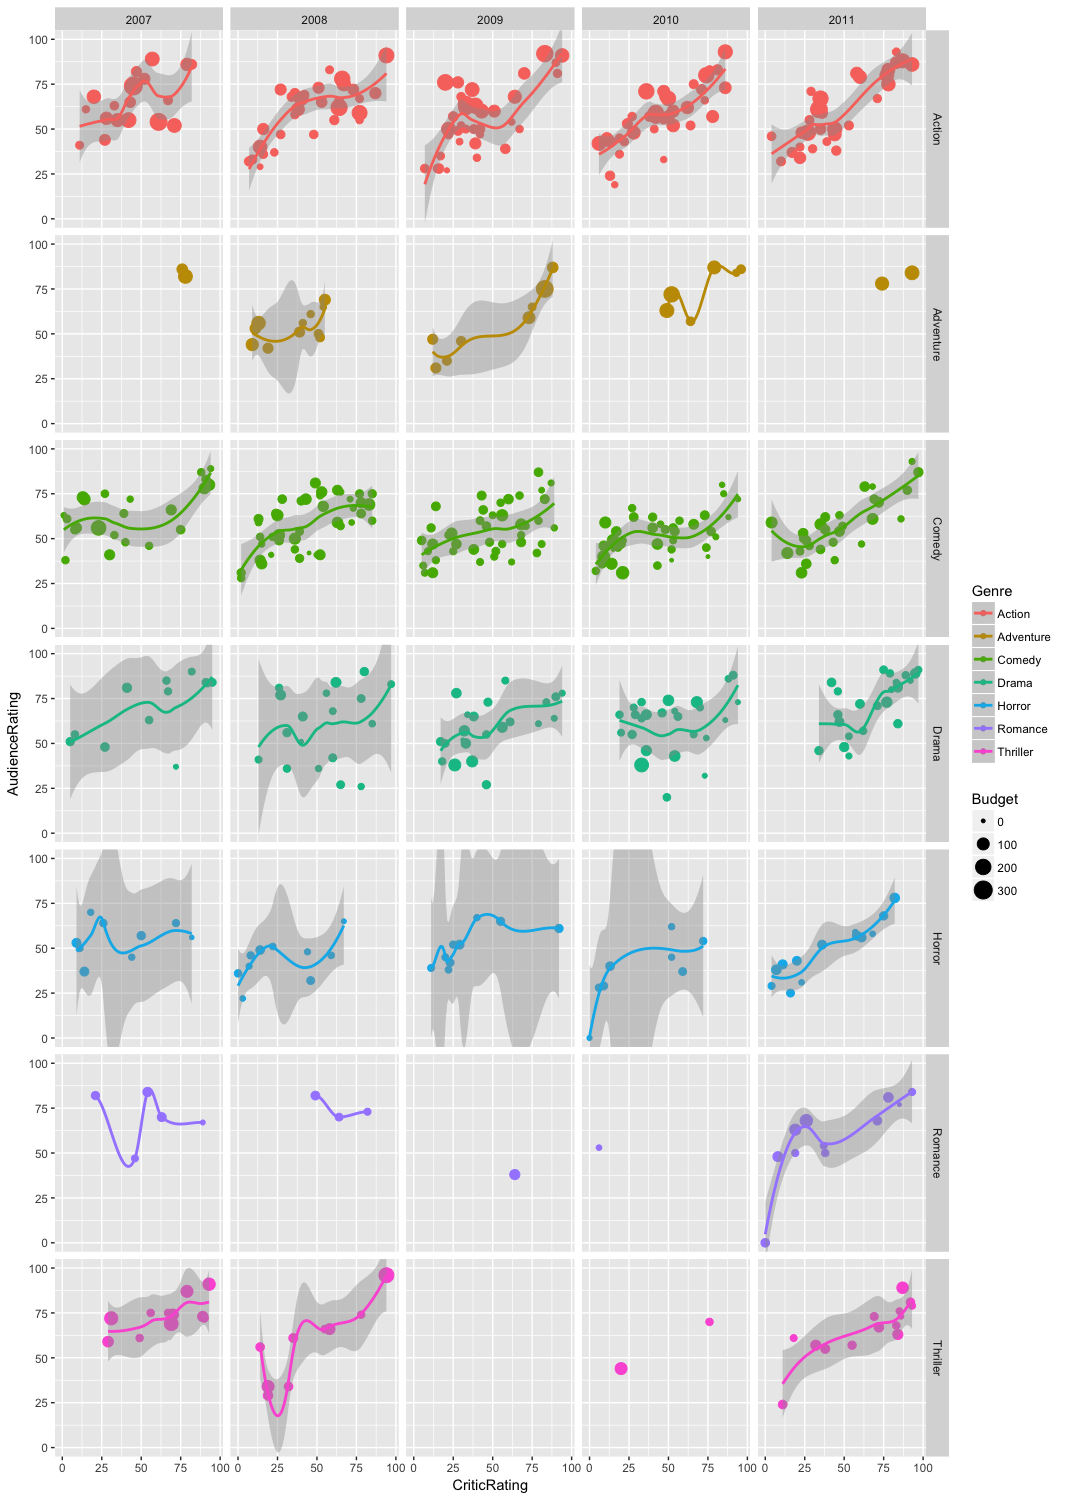

Write R code to recreate this figure.
getwd()
setwd("/Users/jonny_sandler/Documents/data/interim")


movies <- read.csv("Movie-Ratings (2).csv")
movies
tail(movies)
summary(movies)

colnames(movies) <- c("Film", "Genre", "CriticRating", "AudienceRating", "Budget", "Year")

head(movies)
str(movies)
summary(movies)

factor(movies$Year)

movies$Year <- factor(movies$Year)

summary(movies)
str(movies)


#----------- ** Aesthetics - how your data maps to what oyu want to see **

library(ggplot2)

ggplot(data = movies, aes(x= CriticRating, y = AudienceRating))

# Above creates the plot, below we are going to add the Geometry to the sitaution by adding a + sign to the whole thing
# add a line so it is an easier way to not run everything at once
#^ more convenient to add a new line to run line by line
ggplot(data = movies, aes(x= CriticRating, y = AudienceRating)) + 
  geom_point()

#add more aestehtetics to this- add color!

ggplot(data = movies, aes(x= CriticRating, y = AudienceRating, color = Genre)) + 
  geom_point()

# add size- what is a better way to represent size? Budget? 

ggplot(data = movies, aes(x= CriticRating, y = AudienceRating, color = Genre, size = Budget)) + 
  geom_point()

# -- plotting with layers
# assign the whole line to a letter and create a new object


p <- ggplot(data = movies, aes(x= CriticRating, y = AudienceRating, color = Genre, size = Budget))

# add points to this object which contains everything
p + geom_point()

# do lines instead

p + geom_line()

# multiple layers - add points to lines

p + geom_point() + geom_line()

#changing the order will change how it looks?

p + geom_line() + geom_point() 

# Overriding Aesthetics

q <- ggplot(data = movies, aes(x= CriticRating, y = AudienceRating,
                  
#example 1                                             color = genre, size = Budget)
q + geom_point(aes (size= CriticRating))

#example 2 

q + geom_point(aes (color = BudgetMillions))
q + geom_point()   

# you can override the x and y axes as well-
#Even though they are aesthetics just like color or size

#Example 1 of overriding aesthetics
q + geom_point(aes (size = CriticRating))

#Example 2 - override color

q + geom_point(aes ( color = BudgetMillions))

# what else can we override?

q + geom_point(aes (x=BudgetMillions, y = CriticRating)) +
  xlab("Budget in Millions")

#cool

q + geom_line() + geom_point() 

#Reduce line size

q + geom_line(size = .5) + geom_point() 


# MAPPING V SETTING

r <- ggplot(data=movies, aes(x=CriticRating, y= AudienceRating))

r + geom_point()

#add color
#1. Mapping (what weve done so far)

r + geom_point(aes (color = Genre))

#2 setting

r + geom_point(color = "DarkGreen")

#error:

#r+ geom_point(aes(color= "DarkGreen"))

# if you want to set a color DONT use AES
#BUT if you want to map a color to a variable- USE AES

#color is an aesthetic on your chart

#mapping is harder aka using aes

#1 Mapping

r + geom_point(aes (size= Budget))

#2 Setting

r + geom_point(size= 10)

#error
r+ geom_point(aes(size=10))

#--------HISTOGRAMS + DENSITY CHARTS

s <- ggplot(data = movies, aes (Budget))

s + geom_histogram(binwidth = 10)

#Add Color

s + geom_histogram(binwidth = 10, aes(fill=Genre))

#add a border

s + geom_histogram(binwidth = 10, aes(fill=Genre), color= "Black")

#>>>>>>>>> Chart 3

# density charts
#Illustrate probability density function

s+ geom_density(aes (fill = Genre), position = "stack")


# LAYERING TIPPPPSSS

t <- ggplot (data = movies, aes (x = AudienceRating))

t+ geom_histogram(binwidth = 10,
                  fill= "White", color= "Blue")

#another way to achieve same thing

t<- ggplot(data = movies)

t + geom_histogram(binwidth = 10,aes(x=AudienceRating),
                   fill= "White",
                  color= "Blue")
# 4th chart in presentation 

t + geom_histogram(binwidth = 10, 
                   aes(x= CriticRating),
                   fill= "White",
                   color= "Blue")
# everything that has to do with humnan behavior is ultimately extremely intersteing 

#statistical transformations
#?geom_smooth
#?lm

u <- ggplot (data=movies, aes(x=CriticRating, y = AudienceRating,
                              color= Genre))
u + geom_point() + geom_smooth(fill = NA)

#BOXPLOTS

u <-ggplot (data = movies, aes(x = Genre, y = AudienceRating,
                               color= Genre)) 
u + geom_boxplot()
u + geom_boxplot(size = 1.2) + geom_point()

#lifehack

u + geom_boxplot(size = 1.2) + geom_jitter()

# another way

u + geom_jitter()+ geom_boxplot(size= 1.2, alpha= .5)

#critic Rating

v <-ggplot (data = movies, aes(x = Genre, y = CriticRating,
                               color= Genre)) 
v + geom_boxplot()
v + geom_boxplot(size = 1.2) + geom_point()

#lifehack

v + geom_boxplot(size = 1.2) + geom_jitter()


v + geom_jitter()+ geom_boxplot(size= 1.2, alpha= .5)


#^^^ chart 6

#FACETS 

w <- ggplot (data = movies, aes( x= Budget))

w + geom_histogram(binwidth = 10 , aes (fill= Genre),
                   color= "Black") + 
  facet_grid(Genre~., scales = "free" )

# Facets with scatterplots

xx <- ggplot(data = movies, aes(x = CriticRating, y = AudienceRating,
                                color= Genre))
xx + geom_point(size = 3) + 
  facet_grid(Genre~. )

xx + geom_point(size = 3) + 
  facet_grid(.~Year )

xx + geom_point(aes(size=Budget)) +
  geom_smooth() +
  facet_grid(Genre~Year ) 

a <- ggplot(data= movies, aes(x=CriticRating, y = AudienceRating,
                              size = Budget,
                              color = Genre))
a + geom_point() 

a + geom_point()+ 
  xlim(50,100) + 
  ylim(50,100)

#wont work well always

b <- ggplot(data= movies, aes(x=Budget))

b + geom_histogram(binwidth = 10, aes(fill=Genre), 
                   colour = "Black") +
  ylim (0,50)

#instead we should zoom in on this

b + geom_histogram(binwidth = 10, aes(fill=Genre), 
                   colour = "Black") +
  coord_cartesian(ylim= c(0,50))

# IMPROVE #1

xx + geom_point(aes(size=Budget)) +
  geom_smooth() +
  facet_grid(Genre~Year ) +
  coord_cartesian(ylim = c(0,100))

#1 >>>>> still will be improved

ww <- ggplot(data= movies, aes(x = Budget))

l <- ww + geom_histogram(binwidth = 10, aes(fill= Genre), color = "black")


# add axes labels
l + ylab("Number of Movies") + xlab("Money")

# LABEL formatting

l + 
  ylab("Number of Movies") + 
  xlab("Money") + 
  theme (axis.title.x = element_text(color = "Dark Green", size = 30),
         axis.title.y = element_text(color= "Red", size = 30))

#tick mark formatting

l + 
  ylab("Number of Movies") + 
  xlab("Money") + 
  theme (axis.title.x = element_text(color = "Dark Green", size = 30),
         axis.title.y = element_text(color= "Red", size = 30),
         axis.text.x = element_text(size = 20),
         axis.text.y = element_text(size = 20))


?theme

#Legendformatting -- adding titles, change font, size, etc. 

l + 
  ylab("Number of Movies") + 
  xlab("Money") + 
  ggtitle("Movie Budget Distribution")+
  theme (axis.title.x = element_text(color = "Dark Green", size = 30),
         axis.title.y = element_text(color= "Red", size = 30),
         axis.text.x = element_text(size = 20),
         axis.text.y = element_text(size = 20),

         legend.title = element_text(size = 30),
         legend.text = element_text(size = 20),
         legend.position = c(1,1),
         legend.justification = c(1,1),
  
         plot.title = element_text(color = "DarkBlue", 
                                   size = 10,
         
                                   
                                                      family = "Courier") )
